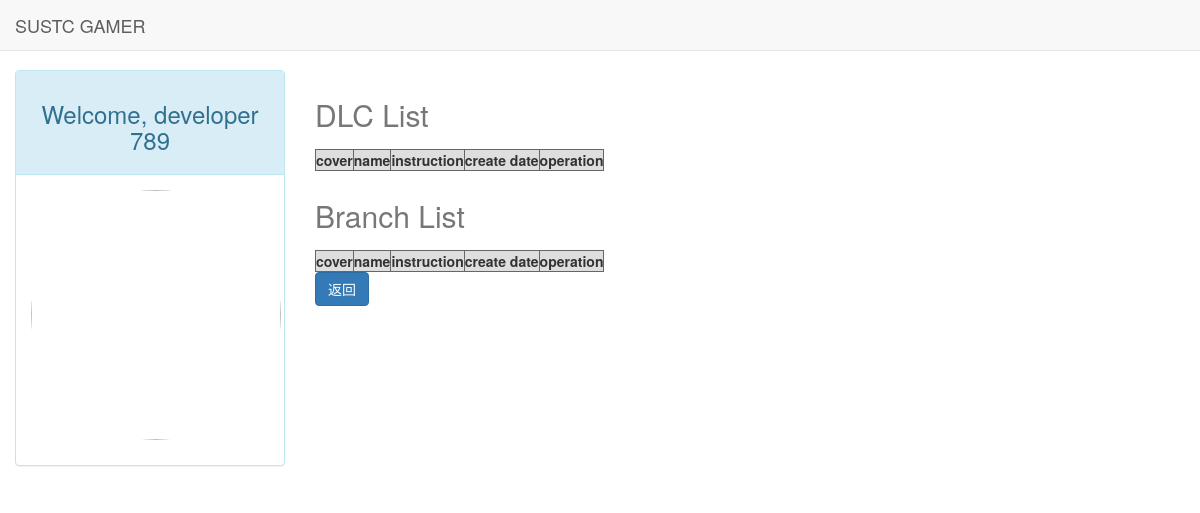
Before: /developer/dlc_branch (signed in) with the older database file.
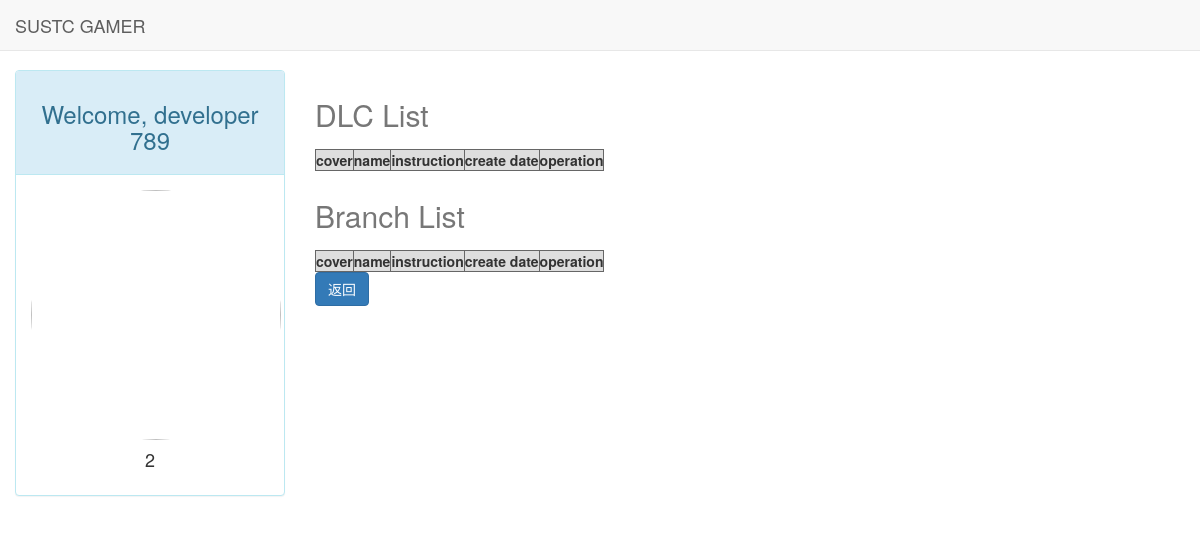
After: the same page with the newer database file.
### developer/models.py (models this page shows, shortened)
class Developer(models.Model):
    user = models.OneToOneField(User, on_delete=models.CASCADE)
    account = models.FloatField(default=0)
    introduction = models.CharField(max_length=300, default="创造ing")
    create_date = models.DateTimeField(auto_now_add=True)
    avatar = models.ImageField(upload_to="avatar/%Y/%m/%d/", default='avatar/defaultAv.png')
    def get_content_img_url(self):
        temp = Developer.objects.filter(pk=str(self.id)).values('avatar')  # values 获取 Article 数据表中的 content 字段内容
        html = pq(temp[0]['avatar'])  # pq 方法获取编辑器 html 内容
        img_path = pq(html)('img').attr('src')  # 截取 html 内容中的路径
        return img_path  # 返回第一张图片路径
    class Meta:
        ordering = ['-create_date', ]

### developer/views.py (the view)
# urls.py: path('dlc_branch', views.dlc_select, name='dlc select'),
def dlc_select(request):
    user = request.user
    developer = get_object_or_404(Developer,user=request.user)
    game_list = Game.objects.filter(author=developer).all()
    context = {}
    dlc_list = []
    branch_list = []
    for game in game_list:
        dlcs = DLC.objects.filter(game=game)
        branchs = Version.objects.filter(game=game)
        for dlc in dlcs:
            dlc_list.append(dlc)
        for branch in branchs:
            branch_list.append(branch)
        context['user'] = user
        context['developer'] = developer
        context['dlc_list'] = dlc_list
        context['brach_list'] = branch_list
    return render(request, "dlc_select.html", context)

### developer/templates/dlc_select.html (shortened to what this page needs)
{% load static %}
<!DOCTYPE html>
<html lang="en">
<head>
    <link rel="stylesheet" href="{% static 'css/developer_games.css' %}">
    <link rel="stylesheet" href="{% static 'base.css' %}">
    <link rel="stylesheet" href="{% static 'bootstrap-3.3.7/css/bootstrap.min.css' %}">
</head>
<body>
<div class="navbar navbar-default navbar-fixed-top" role="navigation">
    <div class="container-fluid">
        <div class="navbar-header">
            <a class="navbar-brand" href="{% url 'home' %}">SUSTC GAMER</a>
        </div>
    </div>
</div>
{% block content %}
    <div class="container-fluid">
        <div class="row" >
        <div class="col-lg-3" style="text-align: center">
                <div class="panel panel-info">
                    <div class="panel-heading" style="text-align: center">
                        <h3>Welcome, developer {{ user.username }}</h3>
                    </div>
                    <div class="panel-body">
                        <img src="{{ developer.get_content_img_url }}" height="250" width="250" alt="" class="img-circle">
                        <br>
                        <h4>{{ developer.introduction }}</h4>
                    </div>
                </div>
            </div>
            <div class="col-lg-8">
        <table id="DLCs">
            <caption>
                <h2>DLC List</h2>
            </caption>
            <tr>
                <th>cover</th>
                <th>name</th>
                <th>instruction</th>
                <th>create date</th>
                <th>operation</th>
            </tr>
        </table>
    </div>
        <div class="col-lg-8">
        <table id="Branchs">
            <caption>
                <h2>Branch List</h2>
            </caption>
            <tr>
                <th>cover</th>
                <th>name</th>
                <th>instruction</th>
                <th>create date</th>
                <th>operation</th>
            </tr>
        </table>
        <a href="{% url 'developer home' %}">
            <button type="button" class="btn btn-primary">返回</button>
        </a>
    </div>
</div>
    </div>
{% endblock %}

### static/css/developer_games.css (style rules this page uses)
th { border-width: 1px; padding: 8px; border-style: solid; border-color: #666666; background-color: #dedede; }

### static/base.css (style rules this page uses)
* { margin: 0; padding: 0; }
body { margin-top: 70px!important; }

Changed rows visible on the page:
now on this page (row edited): Developer: introduction "2"
